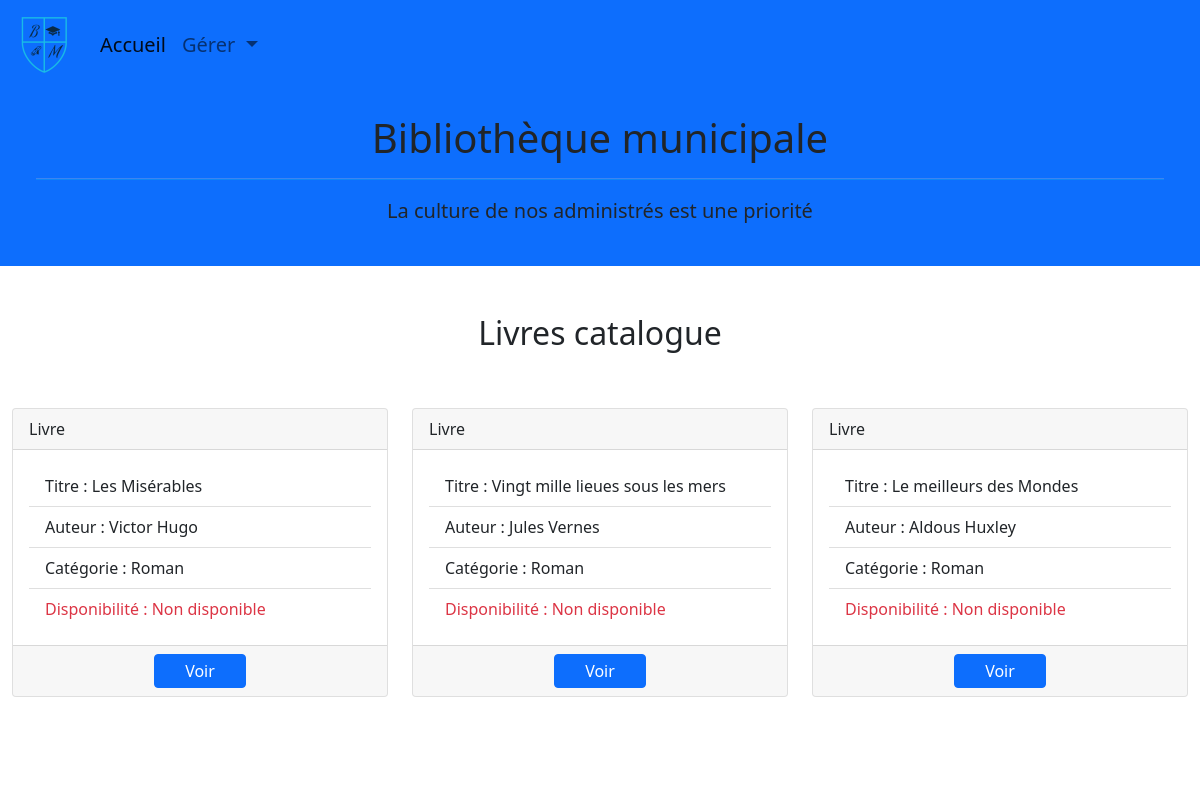
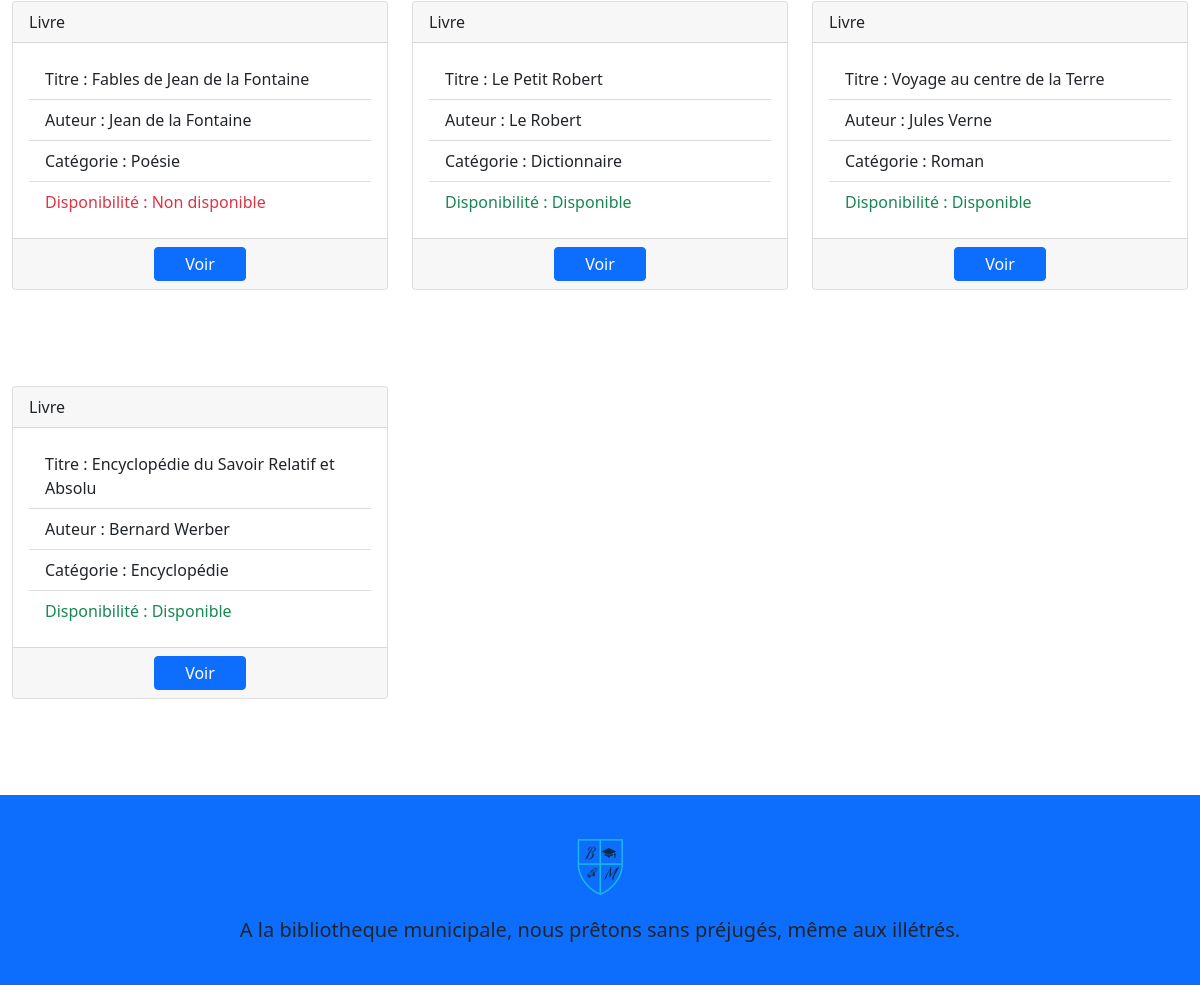
The page / on the database its author committed (2 pictures, top to bottom).
### tables this page shows
CREATE TABLE Livre (
    id INT UNSIGNED NOT NULL AUTO_INCREMENT PRIMARY KEY,
    titre VARCHAR(100) NOT NULL,
    auteur VARCHAR(75) NOT NULL,
    categorie VARCHAR(50) NOT NULL,
    synopsis TEXT NOT NULL,
    statut BOOLEAN NOT NULL,
    lecteur_id INT UNSIGNED,
    CONSTRAINT fk_livre_lecteur
        FOREIGN KEY (lecteur_id)
        REFERENCES Lecteur(id)
);

### index.php (called while the page is built, shortened)
<?php
require "model/dataBase.php";
require "model/bookManager.php";
$books = new BookManager();
$showBooks = $books->getBooks();
include "view/indexView.php";

### model/dataBase.php (called while the page is built, shortened)
<?php
abstract class DataBase {
    public static function bddConnect() {
        try {
            $db = new PDO("mysql:host=" . self::HOST .";dbname=" . self::NAME , self::LOGIN, self::PASSWORD);
            $db->setAttribute(PDO::ATTR_ERRMODE, PDO::ERRMODE_EXCEPTION);
            return $db;
        }
        catch(\Exception $error) {
            echo "Erreur de connexion à la base de donnée: " . $error->getMessage() . "<br/>";
            die();
        }
    }
}

### model/bookManager.php (called while the page is built, shortened)
<?php
require "model/entity/book.php";
class BookManager {
  private PDO $db;
  function __construct()
  {
    $this->db = DataBase::bddConnect();
  }
  public function getBooks() {
    $query = $this->db->query("SELECT * FROM Livre");
    $books = $query->fetchAll(PDO::FETCH_ASSOC);
    foreach($books as $key => $book) {
      $books[$key] = new Book($book);
    }
    return $books;
  }
}

### model/entity/book.php (called while the page is built, shortened)
<?php
class Book {
    protected $id;
    protected $titre;
    protected $auteur;
    protected $categorie;
    protected $statut;
    public function __construct(?array $data = null)
    {
        if($data) {
            foreach($data as $key => $value) {
                $setter= "set". ucfirst($key);
            }
        }
    }
    public function setId(int $id) {
        $this->id = $id;
    }
    public function getId() : int {
        return $this->id;
    }
    public function setTitre(string $titre) {
        $this->titre = $titre;
    }
    public function getTitre() : string {
        return $this->titre;
    }
    public function setAuteur(string $auteur) {
        $this->auteur = $auteur;
    }
    public function getAuteur() : string {
        return $this->auteur;
    }
    public function setCategorie(string $categorie) {
        $this->categorie = $categorie;
    }
    public function getCategorie() : string {
        return $this->categorie;
    }
    public function setStatut(bool $statut) {
        $this->statut = $statut;
    }
    public function getStatut() : bool {
        return $this->statut;
    }
}

### view/indexView.php (the view)
<?php include "view/template/header.php"; ?>
<main class="container-fluid my-5">
    <h2 class="text-center">Livres catalogue</h2>
    <div class="row ">
        <?php foreach($showBooks as $index => $book) : ?>
            <div class="col-12 col-md-6 col-lg-4 my-5">
                <div class="card h-100">
                    <div class="card-header">
                        Livre
                    </div>
                    <div class="card-body">
                        <ul class="list-group list-group-flush">
                            <li class="list-group-item"><?php echo "Titre : " . $book->getTitre() ; ?></li>
                            <li class="list-group-item"><?php echo "Auteur : " . $book->getAuteur() ; ?></li>
                            <li class="list-group-item"><?php echo "Catégorie : " . $book->getCategorie() ; ?></li>
                            <?php if (!$book->getStatut()) : ?>
                                <li class="list-group-item text-danger"><?php echo "Disponibilité : Non disponible"  ?></li>
                            <?php else : ?>
                                <li class="list-group-item text-success"><?php echo "Disponibilité : Disponible"  ?></li>
                            <?php endif; ?>
                        </ul>
                    </div>
                    <div class="card-footer">
                        <div class=" row justify-content-evenly">
                            <a class="btn btn-primary col-3 p-1" href="singleBook.php?id=<?php echo $book->getId() ; ?>">Voir</a>
                        </div>
                    </div>
                </div>
            </div>
        <?php endforeach; ?>
    </div>
</main>
<?php include "view/template/footer.php"; ?>

### view/template/header.php (shortened to what this page needs)
<!doctype html>
<html class="no-js" lang="fr">
<head>
  <link href="https://cdn.jsdelivr.net/npm/bootstrap@5.0.0-beta3/dist/css/bootstrap.min.css" rel="stylesheet">
  <link rel="stylesheet" href="assets/css/normalize.css">
  <link rel="stylesheet" href="assets/css/main.css">
</head>
<body>
    <?php include "nav.php"; ?>
    <header class="bg-primary p-4 rounded-lg mb-5">
      <section class="container-fluid text-center">
        <h1>Bibliothèque municipale</h1>
        <hr class="bg-info">
        <p class="fs-5">La culture de nos administrés est une priorité</p>
      </section>
    </header>

### view/template/nav.php (shortened to what this page needs)
<nav class="navbar navbar-expand-lg navbar-light sticky-top bg-primary">
  <div class="container-fluid">
    <a class="navbar-brand" href="index.php" title="Page d'accueil"><img id="logo" alt="logo bibliothèque" src="assets/img/library_logo2.png"></a>
    <div class="collapse navbar-collapse" id="navbarSupportedContent">
      <ul class="navbar-nav me-auto mb-2 mb-lg-0">
        <li class="nav-item">
          <a class="nav-link active fs-5" aria-current="page" href="index.php">Accueil</a>
        </li>
        <li class="nav-item dropdown">
          <a class="nav-link dropdown-toggle fs-5" href="#" id="navbarDropdown" role="button" data-bs-toggle="dropdown" aria-expanded="false">
          Gérer
          </a>
        </li>
      </ul>
    </div>
  </div>
</nav>

### view/template/footer.php (shortened to what this page needs)
    <footer class="bg-primary text-center p-4">
        <section class="row justify-content-center">
            <a class="p-3" href="index.php" title="Page d'accueil"><img id="logo_footer" alt="logo bibliothèque" src="assets/img/library_logo2.png"></a>
            <p class="fs-5">A la bibliotheque municipale, nous prêtons sans préjugés, même aux illétrés.</p>
        </section>
    </footer>
</body>
</html>

### assets/css/main.css (style rules this page uses)
html { color: #222; font-size: 1em; line-height: 1.4; }
hr { display: block; height: 1px; border: 0; border-top: 1px solid #ccc; margin: 1em 0; padding: 0; }
audio, canvas, iframe, img, svg, video { vertical-align: middle; }

### rows shown on the page
livre: titre "Les Misérables", auteur "Victor Hugo", categorie "Roman", statut "Disponibilité : Non disponible"
livre: titre "Vingt mille lieues sous les mers", auteur "Jules Vernes", categorie "Roman", statut "Disponibilité : Non disponible"
livre: titre "Le meilleurs des Mondes", auteur "Aldous Huxley", categorie "Roman", statut "Disponibilité : Non disponible"
livre: titre "Fables de Jean de la Fontaine", auteur "Jean de la Fontaine", categorie "Poésie", statut "Disponibilité : Non disponible"
livre: titre "Le Petit Robert", auteur "Le Robert", categorie "Dictionnaire", statut "Disponibilité : Disponible"
livre: titre "Voyage au centre de la Terre", auteur "Jules Verne", categorie "Roman", statut "Disponibilité : Disponible"
livre: titre "Encyclopédie du Savoir Relatif et Absolu", auteur "Bernard Werber", categorie "Encyclopédie", statut "Disponibilité : Disponible"
